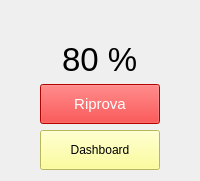
               <widget class="QWidget" name="mostrarisultati">
                <layout class="QVBoxLayout" name="verticalLayout_10">
                 <property name="spacing">
                  <number>6</number>
                 </property>
                 <item alignment="Qt::AlignHCenter|Qt::AlignVCenter">
                  <widget class="QLabel" name="label_5">
                   <property name="maximumSize">
                    <size>
                     <width>16777215</width>
                     <height>100</height>
                    </size>
                   </property>
                   <property name="font">
                    <font>
                     <pointsize>16</pointsize>
                    </font>
                   </property>
                   <property name="styleSheet">
                    <string notr="true">color: rgb(0, 170, 0);</string>
                   </property>
                   <property name="text">
                    <string/>
                   </property>
                  </widget>
                 </item>
                 <item alignment="Qt::AlignHCenter|Qt::AlignTop">
                  <widget class="QLabel" name="label_6">
                   <property name="maximumSize">
                    <size>
                     <width>16777215</width>
                     <height>200</height>
                    </size>
                   </property>
                   <property name="font">
                    <font>
                     <pointsize>25</pointsize>
                    </font>
                   </property>
                   <property name="toolTip">
                    <string/>
                   </property>
                   <property name="whatsThis">
                    <string/>
                   </property>
                   <property name="styleSheet">
                    <string notr="true">&lt;html&gt;&lt;head/&gt;&lt;body&gt;&lt;p align=&quot;center&quot;&gt;&lt;span style=&quot; font-size:16pt; font-weight:600;&quot;&gt;80 &lt;/span&gt;&lt;span style=&quot; font-size:16pt; font-weight:600;&quot;&gt;%&lt;/span&gt;&lt;/p&gt;&lt;/body&gt;&lt;/html&gt;</string>
                   </property>
                   <property name="text">
                    <string>80 %</string>
                   </property>
                  </widget>
                 </item>
                 <item alignment="Qt::AlignHCenter|Qt::AlignTop">
                  <widget class="QPushButton" name="tryagain">
                   <property name="sizePolicy">
                    <sizepolicy hsizetype="Fixed" vsizetype="Fixed">
                     <horstretch>0</horstretch>
                     <verstretch>0</verstretch>
                    </sizepolicy>
                   </property>
                   <property name="minimumSize">
                    <size>
                     <width>120</width>
                     <height>40</height>
                    </size>
                   </property>
                   <property name="maximumSize">
                    <size>
                     <width>120</width>
                     <height>40</height>
                    </size>
                   </property>
                   <property name="font">
                    <font>
                     <family>MS Shell Dlg</family>
                     <pointsize>11</pointsize>
                     <weight>50</weight>
                     <italic>false</italic>
                     <bold>false</bold>
                    </font>
                   </property>
                   <property name="styleSheet">
                    <string notr="true">background-color: rgb(255, 0, 0);

font: 11pt &quot;MS Shell Dlg&quot;;
color: rgb(255, 255, 255);</string>
                   </property>
                   <property name="text">
                    <string>Riprova</string>
                   </property>
                  </widget>
                 </item>
                 <item alignment="Qt::AlignHCenter|Qt::AlignTop">
                  <widget class="QPushButton" name="back">
                   <property name="sizePolicy">
                    <sizepolicy hsizetype="Fixed" vsizetype="Fixed">
                     <horstretch>0</horstretch>
                     <verstretch>0</verstretch>
                    </sizepolicy>
                   </property>
                   <property name="minimumSize">
                    <size>
                     <width>120</width>
                     <height>40</height>
                    </size>
                   </property>
                   <property name="maximumSize">
                    <size>
                     <width>120</width>
                     <height>40</height>
                    </size>
                   </property>
                   <property name="styleSheet">
                    <string notr="true">background-color: rgb(255, 255, 127);
font: 11pt &quot;MS Shell Dlg&quot;;
color: rgb(0, 0, 0);</string>
                   </property>
                   <property name="text">
                    <string>Dashboard</string>
                   </property>
                  </widget>
                 </item>
                </layout>
               </widget>
